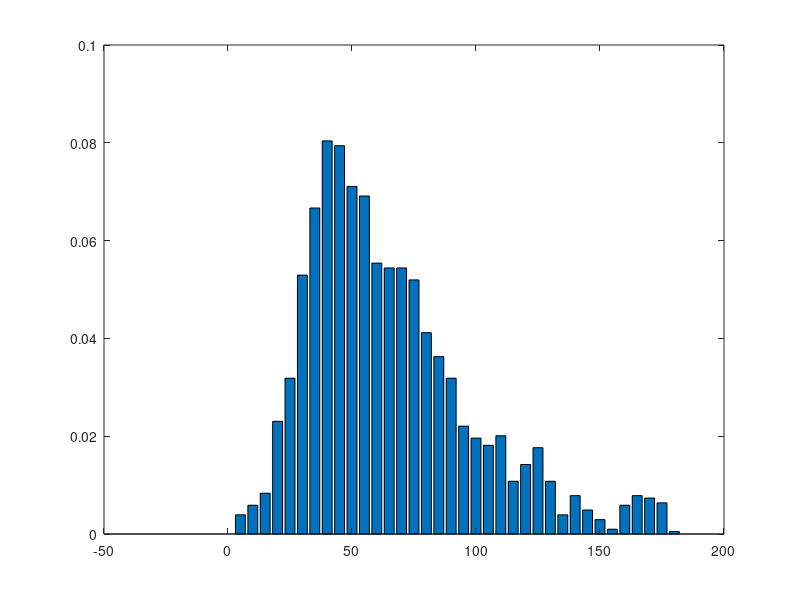

Source code (MATLAB):
load 4p-angle-test.dat
y=X4p_angle_test
min=0;
max=180;
lin=37
x=linspace(min,max,lin);
yy=hist(y,x);
yy=yy/length(y);
bar(x,yy);
fid=fopen('zangle-distri.dat','wt+');
fprintf(fid,'%g %g\n',[x;yy]);
fclose(fid);
clear all
type zangle-distri.dat